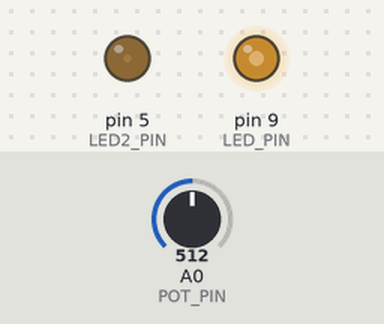
Simulated run of this sketch. Board: Arduino Uno, built with avr-gcc and run on an emulated ATmega328P. Shown: output pins drawn as LEDs (lit = HIGH). The inputs (shaded band) are chosen by the test bench; at power-on: A0 (POT_PIN) = 512.

Above: at 1.2 s.
1.3 s: A0 (POT_PIN) set to 716
At 1.7 s:
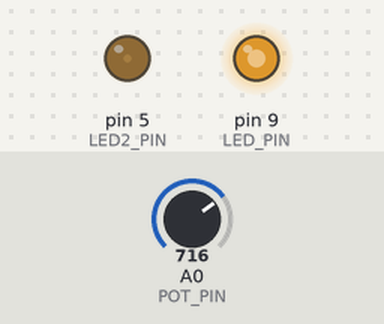
2.8 s: A0 (POT_PIN) set to 900
At 4.0 s:
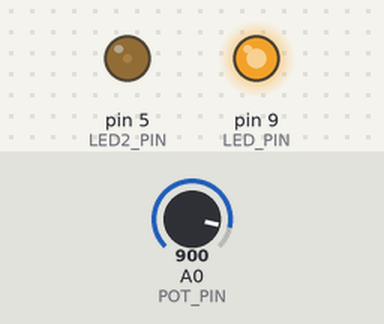
4.3 s: A0 (POT_PIN) set to 122
At 5.2 s:
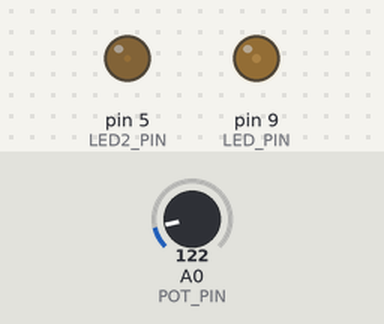
5.8 s: A0 (POT_PIN) set to 0
At 6.4 s:
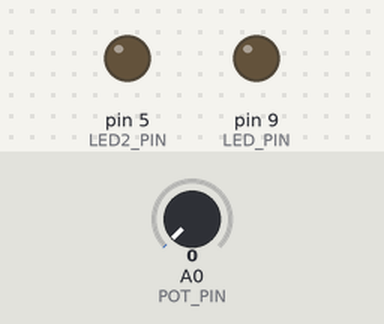
Timing chart, 0 to 8.3 s (numbered marks = the images above; inputs shaded):
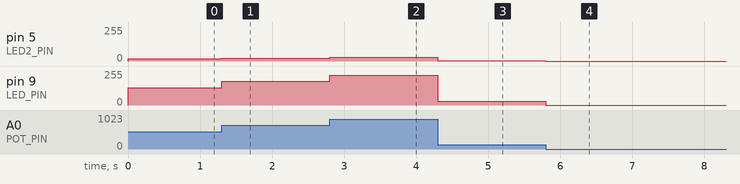

Measured:
- after the input at 1.3 s, pin 5 (LED2_PIN): 16/255 → 22/255 at once; pin 9 (LED_PIN): 128/255 → 179/255 at once
- after the input at 2.8 s, pin 5 (LED2_PIN): 22/255 → 28/255 at once; pin 9 (LED_PIN): 179/255 → 225/255 at once
- after the input at 4.3 s, pin 5 (LED2_PIN): 28/255 → 3/255 at once; pin 9 (LED_PIN): 225/255 → 30/255 at once
- after the input at 5.8 s, pin 5 (LED2_PIN): 3/255 → 0/255 at once; pin 9 (LED_PIN): 30/255 → 0/255 at once

The sketch:

sketch_4.ino
```cpp
// даём разумные имена для пинов со светодиодом
// и потенциометром (англ potentiometer или просто «pot»)
#define LED_PIN 9
#define LED2_PIN 5
#define POT_PIN A0
void setup()
{
 // пин со светодиодом — выход, как и раньше...
 pinMode(LED_PIN, OUTPUT);
 pinMode(LED2_PIN, OUTPUT);
 // ...а вот пин с потенциометром должен быть входом
 // (англ. «input»): мы хотим считывать напряжение,
 // выдаваемое им
 pinMode(POT_PIN, INPUT);
}
void loop()
{
 // заявляем, что далее мы будем использовать 2 переменные с
 // именами rotation и brightness, и что хранить в них будем
 // целые числа (англ. «integer», сокращённо просто «int»)
 int rotation, brightness;
 // считываем в rotation напряжение с потенциометра:
 // микроконтроллер выдаст число от 0 до 1023
 // пропорциональное углу поворота ручки
 rotation = analogRead(POT_PIN);
 // в brightness записываем полученное ранее значение rotation
 // делённое на 4. Поскольку в переменных мы пожелали хранить
 // целые значения, дробная часть от деления будет отброшена.
 // В итоге мы получим целое число от 0 до 255
 brightness = rotation / 4;
 // выдаём результат на светодиод
 analogWrite(LED_PIN, brightness);
 analogWrite(LED2_PIN, brightness/8);
}
```
